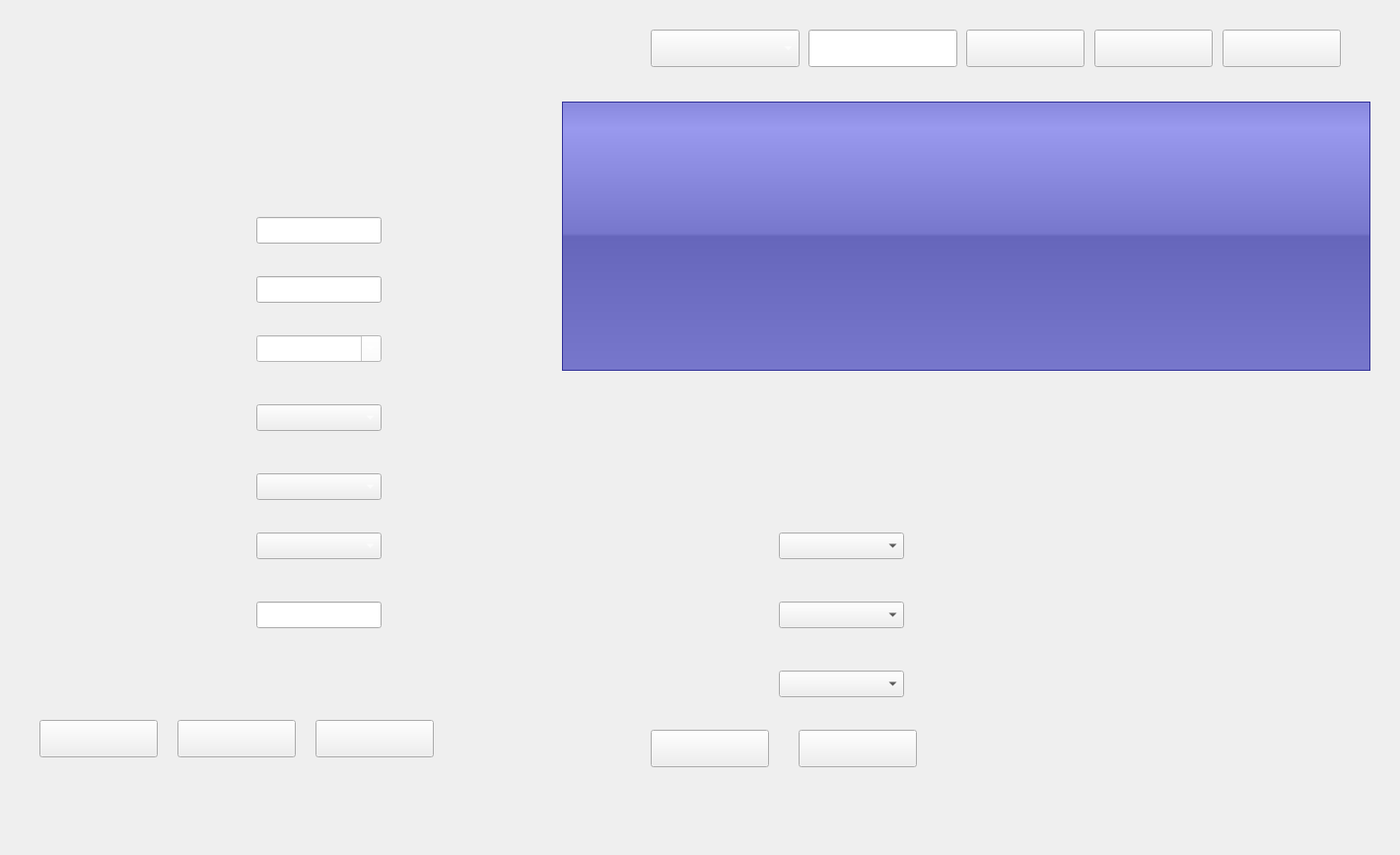
           <widget class="QWidget" name="tab_4">
            <attribute name="title">
             <string>COMMANDE</string>
            </attribute>
            <widget class="QLineEdit" name="montant">
             <property name="geometry">
              <rect>
               <x>260</x>
               <y>610</y>
               <width>127</width>
               <height>27</height>
              </rect>
             </property>
             <property name="styleSheet">
              <string notr="true">border-image: url(:/img/img/LD.png);
font: 8pt &quot;Junior Prince&quot;;
color: rgb(255, 255, 255);</string>
             </property>
            </widget>
            <widget class="QComboBox" name="idemp">
             <property name="geometry">
              <rect>
               <x>260</x>
               <y>540</y>
               <width>127</width>
               <height>27</height>
              </rect>
             </property>
             <property name="styleSheet">
              <string notr="true">border-image: url(:/img/img/LD.png);
font: 8pt &quot;Junior Prince&quot;;
color: rgb(255, 255, 255);</string>
             </property>
            </widget>
            <widget class="QComboBox" name="modepaiment">
             <property name="geometry">
              <rect>
               <x>260</x>
               <y>410</y>
               <width>127</width>
               <height>27</height>
              </rect>
             </property>
             <property name="styleSheet">
              <string notr="true">border-image: url(:/img/img/LD.png);
font: 8pt &quot;Junior Prince&quot;;
color: rgb(255, 255, 255);</string>
             </property>
            </widget>
            <widget class="QComboBox" name="comboBoxidclient">
             <property name="geometry">
              <rect>
               <x>260</x>
               <y>480</y>
               <width>127</width>
               <height>27</height>
              </rect>
             </property>
             <property name="styleSheet">
              <string notr="true">border-image: url(:/img/img/LD.png);
font: 8pt &quot;Junior Prince&quot;;
color: rgb(255, 255, 255);</string>
             </property>
            </widget>
            <widget class="QLineEdit" name="le_num">
             <property name="geometry">
              <rect>
               <x>260</x>
               <y>220</y>
               <width>127</width>
               <height>27</height>
              </rect>
             </property>
             <property name="styleSheet">
              <string notr="true">border-image: url(:/img/img/LD.png);
font: 8pt &quot;Junior Prince&quot;;
color: rgb(255, 255, 255);</string>
             </property>
            </widget>
            <widget class="QLineEdit" name="description">
             <property name="geometry">
              <rect>
               <x>260</x>
               <y>280</y>
               <width>127</width>
               <height>27</height>
              </rect>
             </property>
             <property name="styleSheet">
              <string notr="true">border-image: url(:/img/img/LD.png);
font: 8pt &quot;Junior Prince&quot;;
color: rgb(255, 255, 255);</string>
             </property>
            </widget>
            <widget class="QDateEdit" name="datedecommande">
             <property name="geometry">
              <rect>
               <x>260</x>
               <y>340</y>
               <width>127</width>
               <height>27</height>
              </rect>
             </property>
             <property name="styleSheet">
              <string notr="true">border-image: url(:/img/img/LD.png);
font: 8pt &quot;Junior Prince&quot;;
color: rgb(255, 255, 255);
background-color: rgb(255, 255, 255);</string>
             </property>
             <property name="displayFormat">
              <string>dd/MM/yy</string>
             </property>
             <property name="calendarPopup">
              <bool>true</bool>
             </property>
            </widget>
            <widget class="QPushButton" name="ajouterCommandes">
             <property name="geometry">
              <rect>
               <x>40</x>
               <y>730</y>
               <width>120</width>
               <height>38</height>
              </rect>
             </property>
             <property name="styleSheet">
              <string notr="true">border-image: url(:/img/img/Ajouter.png);</string>
             </property>
             <property name="text">
              <string/>
             </property>
            </widget>
            <widget class="QPushButton" name="ModifierCommandes">
             <property name="geometry">
              <rect>
               <x>180</x>
               <y>730</y>
               <width>120</width>
               <height>38</height>
              </rect>
             </property>
             <property name="styleSheet">
              <string notr="true">border-image: url(:/img/img/Modifier.png);</string>
             </property>
             <property name="text">
              <string/>
             </property>
            </widget>
            <widget class="QPushButton" name="supprimerCommandes">
             <property name="geometry">
              <rect>
               <x>320</x>
               <y>730</y>
               <width>120</width>
               <height>38</height>
              </rect>
             </property>
             <property name="styleSheet">
              <string notr="true">border-image: url(:/img/img/Supprimer.png);</string>
             </property>
             <property name="text">
              <string/>
             </property>
            </widget>
            <widget class="QPushButton" name="chercher_2Commandes">
             <property name="geometry">
              <rect>
               <x>980</x>
               <y>30</y>
               <width>120</width>
               <height>38</height>
              </rect>
             </property>
             <property name="styleSheet">
              <string notr="true">border-image: url(:/img/img/Rechercher.png);</string>
             </property>
             <property name="text">
              <string/>
             </property>
            </widget>
            <widget class="QTableView" name="tabcommande">
             <property name="enabled">
              <bool>true</bool>
             </property>
             <property name="geometry">
              <rect>
               <x>570</x>
               <y>103</y>
               <width>820</width>
               <height>273</height>
              </rect>
             </property>
             <property name="acceptDrops">
              <bool>false</bool>
             </property>
             <property name="styleSheet">
              <string notr="true"> QTableView  {
     color: white;
background-color: QLinearGradient( x1: 0, y1: 0, x2: 0, y2: 1, stop: 0 #88d, stop: 0.1 #99e, stop: 0.49 #77c, stop: 0.5 #66b, stop: 1 #77c);
border-width: 1px;
border-color: #339;
border-style: solid;
 }</string>
             </property>
            </widget>
            <widget class="QLineEdit" name="lineEditchercher">
             <property name="geometry">
              <rect>
               <x>820</x>
               <y>30</y>
               <width>151</width>
               <height>38</height>
              </rect>
             </property>
             <property name="styleSheet">
              <string notr="true">border-image: url(:/img/img/LD.png);
font: 8pt &quot;Junior Prince&quot;;
color: rgb(255, 255, 255);</string>
             </property>
            </widget>
            <widget class="QPushButton" name="imprimer">
             <property name="geometry">
              <rect>
               <x>1240</x>
               <y>30</y>
               <width>120</width>
               <height>38</height>
              </rect>
             </property>
             <property name="styleSheet">
              <string notr="true">border-image: url(:/img/img/Imprimer.png);</string>
             </property>
             <property name="text">
              <string/>
             </property>
            </widget>
            <widget class="QComboBox" name="chercher">
             <property name="geometry">
              <rect>
               <x>660</x>
               <y>30</y>
               <width>151</width>
               <height>38</height>
              </rect>
             </property>
             <property name="styleSheet">
              <string notr="true">border-image: url(:/img/img/LD.png);
font: 8pt &quot;Junior Prince&quot;;
color: rgb(255, 255, 255);</string>
             </property>
            </widget>
            <widget class="QPushButton" name="Affichertout">
             <property name="geometry">
              <rect>
               <x>1110</x>
               <y>30</y>
               <width>120</width>
               <height>38</height>
              </rect>
             </property>
             <property name="styleSheet">
              <string notr="true">border-image: url(:/img/img/Afficher.png);</string>
             </property>
             <property name="text">
              <string/>
             </property>
            </widget>
            <widget class="QLabel" name="photoCmd">
             <property name="geometry">
              <rect>
               <x>0</x>
               <y>0</y>
               <width>1411</width>
               <height>858</height>
              </rect>
             </property>
             <property name="text">
              <string/>
             </property>
            </widget>
            <widget class="QComboBox" name="affectercolis">
             <property name="geometry">
              <rect>
               <x>790</x>
               <y>610</y>
               <width>127</width>
               <height>27</height>
              </rect>
             </property>
             <property name="styleSheet">
              <string notr="true">border-image: url(:/img/img/LD.png);</string>
             </property>
            </widget>
            <widget class="QComboBox" name="etat">
             <property name="geometry">
              <rect>
               <x>790</x>
               <y>680</y>
               <width>127</width>
               <height>27</height>
              </rect>
             </property>
             <property name="styleSheet">
              <string notr="true">border-image: url(:/img/img/LD.png);</string>
             </property>
            </widget>
            <widget class="QPushButton" name="affecter">
             <property name="geometry">
              <rect>
               <x>660</x>
               <y>740</y>
               <width>120</width>
               <height>38</height>
              </rect>
             </property>
             <property name="styleSheet">
              <string notr="true">border-image: url(:/img/img/Affecter.png);</string>
             </property>
             <property name="text">
              <string/>
             </property>
            </widget>
            <widget class="QComboBox" name="affecternumcommande">
             <property name="geometry">
              <rect>
               <x>790</x>
               <y>540</y>
               <width>127</width>
               <height>27</height>
              </rect>
             </property>
             <property name="styleSheet">
              <string notr="true">border-image: url(:/img/img/LD.png);</string>
             </property>
            </widget>
            <widget class="QPushButton" name="afficheraffecter">
             <property name="geometry">
              <rect>
               <x>810</x>
               <y>740</y>
               <width>120</width>
               <height>38</height>
              </rect>
             </property>
             <property name="styleSheet">
              <string notr="true">border-image: url(:/img/img/Afficher.png);</string>
             </property>
             <property name="text">
              <string/>
             </property>
            </widget>
            <zorder>photoCmd</zorder>
            <zorder>montant</zorder>
            <zorder>idemp</zorder>
            <zorder>modepaiment</zorder>
            <zorder>comboBoxidclient</zorder>
            <zorder>le_num</zorder>
            <zorder>description</zorder>
            <zorder>datedecommande</zorder>
            <zorder>ajouterCommandes</zorder>
            <zorder>ModifierCommandes</zorder>
            <zorder>supprimerCommandes</zorder>
            <zorder>chercher_2Commandes</zorder>
            <zorder>tabcommande</zorder>
            <zorder>lineEditchercher</zorder>
            <zorder>imprimer</zorder>
            <zorder>chercher</zorder>
            <zorder>Affichertout</zorder>
            <zorder>affectercolis</zorder>
            <zorder>etat</zorder>
            <zorder>affecter</zorder>
            <zorder>affecternumcommande</zorder>
            <zorder>afficheraffecter</zorder>
           </widget>
